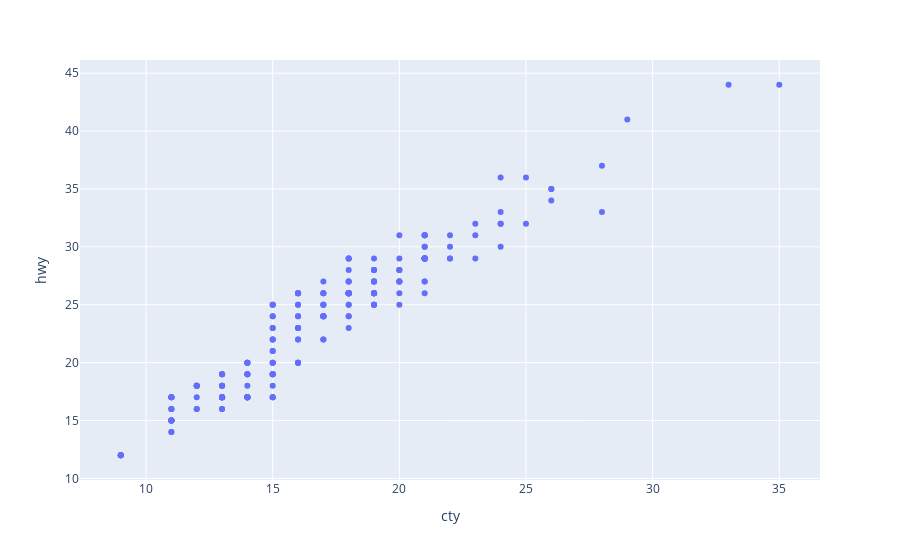

Notebook cell for this chart:
### Code cell
# Let's start w/ a scatterplot
mpg = pd.read_csv('data/mpg.csv')
fig = px.scatter(mpg, x='cty', y='hwy')
fig.show()

### Figure 1 — Plotly figure (JSON) as saved in the notebook; plotly's stock layout.template omitted (floating-point values rounded to 4 significant figures; data arrays with more than 128 entries replaced by an {"elided": "..."} marker saying what was removed)
{"data": [{"hovertemplate": "cty=%{x}<br>hwy=%{y}<extra></extra>", "legendgroup": "", "marker": {"color": "#636efa", "symbol": "circle"}, "mode": "markers", "name": "", "orientation": "v", "showlegend": false, "type": "scatter", "x": {"elided": "234 int values"}, "xaxis": "x", "y": {"elided": "234 int values"}, "yaxis": "y"}], "layout": {"autosize": true, "legend": {"tracegroupgap": 0}, "margin": {"t": 60}, "xaxis": {"anchor": "y", "autorange": true, "domain": [0, 1], "range": [7.372, 36.63], "title": {"text": "cty"}, "type": "linear"}, "yaxis": {"anchor": "x", "autorange": true, "domain": [0, 1], "range": [9.522, 46.48], "title": {"text": "hwy"}, "type": "linear"}}}
